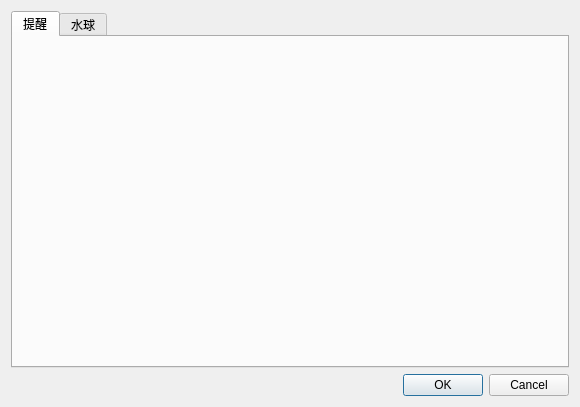
<?xml version="1.0" encoding="UTF-8"?>
<ui version="4.0">
 <class>Dialog</class>
 <widget class="QDialog" name="Dialog">
  <property name="geometry">
   <rect>
    <x>0</x>
    <y>0</y>
    <width>580</width>
    <height>407</height>
   </rect>
  </property>
  <property name="windowTitle">
   <string>Dialog</string>
  </property>
  <layout class="QGridLayout" name="gridLayout">
   <item row="0" column="0">
    <widget class="QTabWidget" name="tabWidget">
     <property name="currentIndex">
      <number>0</number>
     </property>
     <widget class="QWidget" name="tab">
      <attribute name="title">
       <string>提醒</string>
      </attribute>
     </widget>
     <widget class="QWidget" name="tab_2">
      <attribute name="title">
       <string>水球</string>
      </attribute>
     </widget>
    </widget>
   </item>
   <item row="1" column="0">
    <widget class="QDialogButtonBox" name="buttonBox">
     <property name="orientation">
      <enum>Qt::Horizontal</enum>
     </property>
     <property name="standardButtons">
      <set>QDialogButtonBox::Cancel|QDialogButtonBox::Ok</set>
     </property>
    </widget>
   </item>
  </layout>
 </widget>
 <resources/>
 <connections>
  <connection>
   <sender>buttonBox</sender>
   <signal>accepted()</signal>
   <receiver>Dialog</receiver>
   <slot>accept()</slot>
   <hints>
    <hint type="sourcelabel">
     <x>248</x>
     <y>254</y>
    </hint>
    <hint type="destinationlabel">
     <x>157</x>
     <y>274</y>
    </hint>
   </hints>
  </connection>
  <connection>
   <sender>buttonBox</sender>
   <signal>rejected()</signal>
   <receiver>Dialog</receiver>
   <slot>reject()</slot>
   <hints>
    <hint type="sourcelabel">
     <x>316</x>
     <y>260</y>
    </hint>
    <hint type="destinationlabel">
     <x>286</x>
     <y>274</y>
    </hint>
   </hints>
  </connection>
 </connections>
</ui>
